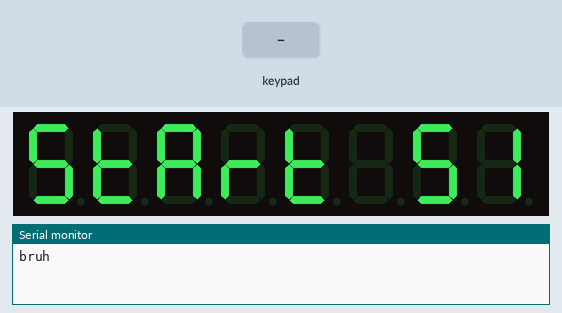
Recording of a sketch running on a simulated Arduino Uno, built with avr-gcc and run on an emulated ATmega328P. On the bench: 8-digit seven-segment display, the last lines printed to the serial monitor. Wiring (inferred from the names in the program): TM1638 display and keys: STB pin 7; clock pin 9; DIO pin 8. Inputs (shaded band) come from the test bench. Random numbers use the default seed unless the sketch sets one.

Above: at 1.2 s.
1.3 s: key '1' pressed
At 1.85 s:
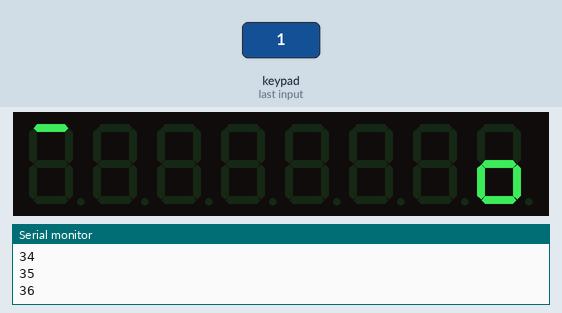
At 3.07 s:
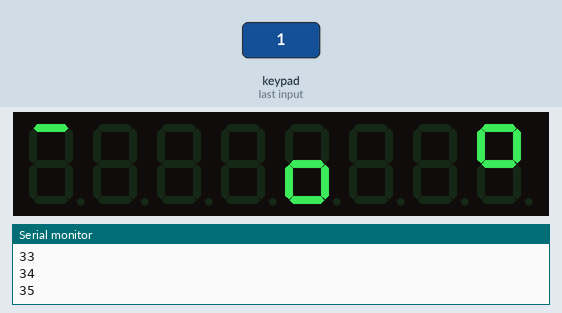
3.9 s: key '8' pressed
At 5.3 s:
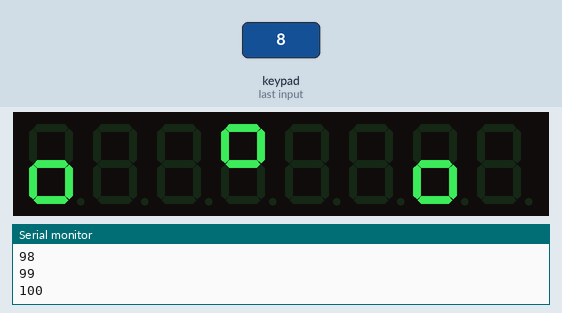
Timing chart, 0 to 6.9 s (numbered marks = the images above; inputs shaded):
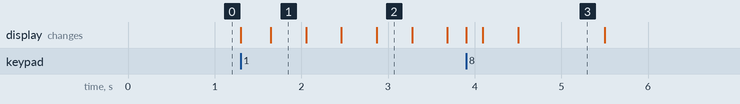

The sketch:

7SegmentRunner.ino
```cpp
/*

This is a simple game that utilizes a TM1638 "Led&Key" module.

Setup:
Connect VCC pin to 3.3v pin
Connect GND pin to GND pin
Connect STB pin to D7 pin
Connect CLK pin to D9 pin
Connect DIO pin to D8 pin


Connect arduino's RST pin to D4 pin. (you need to do this after uploading the sketch, otherwise there will be an error during uploading).

When turned on, press the S1 button to start the game.

The controls are:
press the S1 button to go up
press the S8 button to go down.

The goal is to dodge the squares and score as many points as you can. The squares' speed will increase after a certain amount of points.
Your score is displayed in binary during the game and shown after the "GAME OVER" message.

The game will restart itself if arduino's RST pin is connected to D4 pin. If it's not, you will need to either connect them or reset the arduino.

*/


#define UPPER_MINUS 11
#define LOWER_MINUS 10
#define CLEAR 12
#define UPPER_SQUARE 13
#define LOWER_SQUARE 14
#define PLAYER_AND_LOWER_SQUARE 15
#define PLAYER_AND_UPPER_SQUARE 16


const int strobe = 7;
const int clock = 9;
const int data = 8;
const int reset = 4;

char playerPosition;
char gameStatus;
char generatorStatus = 0;
char tick = 0;
char difficulty = 100;
char score = 0;
int binaryScore = 0;

char obstacles[2][8] = {
  {0,0,0,0,0,0,0,0},
  {0,0,0,0,0,0,0,0}
};

char gameOverMessage[] = {'G','A','M','E','O','V','E','R'};
char startMessage[] = {'S','T','A','R','T',' ','S',1};
char scoreMessage[] = {'S','C','O','R','E'};
char restartMessage[] = {'R','E','S','T','A','R','T', ' '};
char switchMessage[] = {'S','W','I','T','C','H',' ',' '};

void SendCommand(uint8_t value)
{
  digitalWrite(strobe, LOW);
  shiftOut(data, clock, LSBFIRST, value);
  digitalWrite(strobe, HIGH);
}

void Reset(){
  SendCommand(0x40);
  digitalWrite(strobe, LOW);
  shiftOut(data, clock, LSBFIRST, 0xc0);
  for (uint8_t i = 0; i < 16; i++){
    shiftOut(data, clock, LSBFIRST, 0x00);
  }
  digitalWrite(strobe, HIGH);
}

uint8_t ReadButtons(void)
{
  uint8_t buttons = 0;
  digitalWrite(strobe, LOW);
  shiftOut(data, clock, LSBFIRST, 0x42);

  pinMode(data, INPUT);

  for (uint8_t i = 0; i < 4; i++)
  {
    uint8_t v = shiftIn(data, clock, LSBFIRST) << i;
    buttons |= v;
  }

  pinMode(data, OUTPUT);
  digitalWrite(strobe, HIGH);
  return buttons;
}

void SetLed(uint8_t value, uint8_t position)
{
  pinMode(data, OUTPUT);

  SendCommand(0x44);
  digitalWrite(strobe, LOW);
  shiftOut(data, clock, LSBFIRST, 0xC1 + (position << 1));
  shiftOut(data, clock, LSBFIRST, value);
  digitalWrite(strobe, HIGH);
}

void DisplayMessage(int num){
  //0 - empty message
  //1 - game over
  //2 - start s1
  //3 - score
  //4 - restart
  //5 - switch
  for (int i = 0; i < 8; i++){
    if (num == 0){
      SendChar(CLEAR, i);
    }
    if (num == 1){
      SendChar(gameOverMessage[i],i);
    }
    if (num == 2){
      SendChar(startMessage[i],i);
    }
    if (num == 3){
      if(i < 5) SendChar(scoreMessage[i],i);
      else{
        if (i == 5) SendChar(CLEAR, i);
        if (i == 6) SendChar(binaryScore /10, i);
        if (i == 7) SendChar(binaryScore % 10, i);
      }
    }
    if (num == 4){
      SendChar(restartMessage[i],i);
    }
    if (num == 5){
      SendChar(switchMessage[i],i);
    }
  }
}

uint8_t GetCharCode(int symbol){
  switch (symbol){

    case 1:
      return 0x06;
     break;

    case 2:
      return 0x5B;
      break;

    case 3:
      return 0x4F;
      break;

    case 4:
      return 0x66;
      break;

    case 5:
      return 0x6D;
      break;

    case 6:
      return 0x7D;
      break;

    case 7:
      return 0x07;
      break;

    case 8:
      return 0x7F;
      break;

    case 9:
      return 0x6F;
      break;

    case 0:
      return 0x3F;
      break;

    case '-':
      return 0x40;
      break;

    case 10:    //lower minus
      return 0x08;
      break;

    case 11:    //upper minus
      return 0x01;
      break;

    case 12:    //clear
      return 0x00;
      break;

    case 13:
      return 0x63;
      break;

    case 14:
      return 0x5C;
      break;

    case 15:
      return 0x5D;
      break;

    case 16:
      return 0x6B;
      break;

    case 'A':
      return 0x77;
      break;

    case 'B':
      return 0x7F;
      break;

    case 'C':
      return 0x39;
      break;

    case 'D':
      return 0x5E;
      break;

    case 'E':
      return 0x79;
      break;

    case 'F':
      return 0x71;
      break;

    case 'G':
      return 0x7D;
      break;

    case 'H':
      return 0x76;
      break;

    case 'I':
      return 0x06;
      break;

    case 'J':
      return 0x1E;
      break;

    case 'K':
      return 0x75;
      break;

    case 'L':
      return 0x38;
      break;

    case 'M':
      return 0x55;
      break;

    case 'N':
      return 0x37;
      break;

    case 'O':
      return 0x3F;
      break;

    case 'P':
      return 0x73;
      break;

    case 'Q':
      return 0x67;
      break;

    case 'R':
      return 0x50;
      break;

    case 'S':
      return 0x6D;
      break;

    case 'T':
      return 0x78;
      break;

    case 'U':
      return 0x1C;
      break;

    case 'V':
      return 0x2A;
      break;

    case 'W':
      return 0x6A;
      break;

    case 'X':
      return 0x14;
      break;

    case 'Y':
      return 0x6E;
      break;

    case 'Z':
      return 0x5B;
      break;

    case ' ':
      return 0x00;
      break;

    default:
      return 0x71;
      break;
  }
}

void SendChar(int symbol, int position){

  position %= 8;

  uint8_t adress = 0xc0;
  uint8_t symbolHex = GetCharCode(symbol);
  adress += position * 2;

  digitalWrite(strobe, LOW);
  shiftOut(data, clock, LSBFIRST, adress);
  shiftOut(data, clock, LSBFIRST, symbolHex);
  digitalWrite(strobe, HIGH);
}

void LedON(int number){
  uint8_t adress = 0xc1;
  adress += number * 2;

  digitalWrite(strobe, LOW);
  shiftOut(data, clock, LSBFIRST, adress);
  shiftOut(data, clock, LSBFIRST, 0x01);
  digitalWrite(strobe, HIGH);
}

void LedOFF(int number){
  uint8_t adress = 0xc1;
  adress += number * 2;

  digitalWrite(strobe, LOW);
  shiftOut(data, clock, LSBFIRST, adress);
  shiftOut(data, clock, LSBFIRST, 0x00);
  digitalWrite(strobe, HIGH);
}

void BinaryCounter(){
  score += 1;
  if (score == 20){
    binaryScore += 1;
    score = 0;

    if (binaryScore & 1)    LedON(7);
    else LedOFF(7);
    if (binaryScore & 2)    LedON(6);
    else LedOFF(6);
    if (binaryScore & 4)    LedON(5);
    else LedOFF(5);
    if (binaryScore & 8)    LedON(4);
    else LedOFF(4);
    if (binaryScore & 16)   LedON(3);
    else LedOFF(3);
    if (binaryScore & 32)   LedON(2);
    else LedOFF(2);
    if (binaryScore & 64)   LedON(1);
    else LedOFF(1);
    if (binaryScore & 128)  LedON(0);
    else LedOFF(0);

    if (binaryScore == 2) difficulty = 80;
    if (binaryScore == 4) difficulty = 60;
    if (binaryScore == 6) difficulty = 50;
    if (binaryScore == 8) difficulty = 40;
    if (binaryScore == 16) difficulty = 35;
    if (binaryScore == 18) difficulty = 30;
    if (binaryScore == 24) difficulty = 25;
    if (binaryScore == 32) difficulty = 20;
    if (binaryScore == 64) difficulty = 15;
  }
}

void ObstacleGenerate(){
  char randNum = random(2);
  if (randNum){
    obstacles[0][7] = 1;
    return;
  }
  else obstacles[1][7] = 1;
}

void DrawFrame(){
  for(int i = 7; i >= 0; i--){
   if (obstacles[0][i]){
        SendChar(UPPER_SQUARE, i);
       continue;
     }
   if (obstacles[1][i]){
       SendChar(LOWER_SQUARE, i);
       continue;
      }
  }
}

void DrawPlayer(){
  if (obstacles[0][0]){
    if (playerPosition == 1) SendChar(PLAYER_AND_UPPER_SQUARE, 0);
    else SendChar(UPPER_SQUARE, 0);
  }
  if (obstacles[1][0]){
    if (playerPosition == -1) SendChar(PLAYER_AND_LOWER_SQUARE, 0);
    else SendChar(LOWER_SQUARE, 0);
  }
  if (!obstacles[0][0] && !obstacles[1][0]){
    if (playerPosition == -1) SendChar(UPPER_MINUS, 0);
    if (playerPosition == 0) SendChar('-', 0);
    if (playerPosition == 1) SendChar(LOWER_MINUS, 0);
  }
}

void MoveObstacles(){
  for (int i = 0; i < 8; i++){
    SendChar(CLEAR, i);
      if (i < 7){
        obstacles[0][i] = obstacles[0][i+1];
        obstacles[1][i] = obstacles[1][i+1];
      }
      else{
        obstacles[0][i-1] = obstacles[0][i];
        obstacles[1][i-1] = obstacles[1][i];
        obstacles[0][i] = 0;
        obstacles[1][i] = 0;
      }
  }
}

void Generate(){
  if (generatorStatus % 3 == 0){
      ObstacleGenerate();
      generatorStatus %= 12;
    }
    generatorStatus++;
}

void StartGame(int num){
  if (num == 1) gameStatus = 1;
}

void GameOver(){
    delay(1000);
    DisplayMessage(1); // game over
    delay(2000);
    DisplayMessage(3); //score
    delay(3000);
    while(true){
      digitalWrite(reset, LOW);
      DisplayMessage(4);
      delay(500);
      DisplayMessage(5);
      delay(500);
      DisplayMessage(0);
      delay(500);
    }
}

void MovePlayer(unsigned char button){
  if (button == 1){
    if (playerPosition == 1) playerPosition = 0;
    if (playerPosition == 0) playerPosition = -1;
  }
  if (button == 128){
    if (playerPosition == 0) playerPosition = 1;
    if (playerPosition == -1) playerPosition = 0;
  }
}

void CollisionCheck(){
  if (playerPosition == -1 && obstacles[0][0]) GameOver();
  if (playerPosition == 0 && (obstacles[0][0] || obstacles[1][0])) GameOver();
  if (playerPosition == 1 && obstacles[1][0]) GameOver();
}

void ObstacleReset(){
  for(int i = 0; i < 2; i++){
    for (int j = 0; j < 8; j++){
      obstacles[i][j] = 0;
    }
  }
}


void setup() {
  digitalWrite(reset, HIGH);

  pinMode(strobe, OUTPUT);
  pinMode(clock, OUTPUT);
  pinMode(data, OUTPUT);
  pinMode(reset, OUTPUT);

  SendCommand(0x8f);
  Reset();

  Serial.begin(9600);
  Serial.println("bruh");
  randomSeed(analogRead(0));

  gameStatus = -1;

  playerPosition = 0;
}


void loop() {

  SendCommand(0x44);
  DisplayMessage(2); //start s1

  uint8_t buttons = ReadButtons();

  for(uint8_t position = 0; position < 8; position++)
    {
      uint8_t mask = 0x1 << position;

      StartGame(buttons);
    }

  while (gameStatus == 1){

    buttons = ReadButtons();

    for(uint8_t position = 0; position < 8; position++)
    {
      uint8_t mask = 0x1 << position;

      MovePlayer(buttons);
      DrawPlayer();
      CollisionCheck();
    }


    tick++;
    Serial.println((int)tick);
    if (tick / difficulty == 1){
      BinaryCounter();

      MoveObstacles();

      Generate();

      DrawFrame();

      tick = 0;
    }
  }
}
```

Measured:
- after the input at 1.3 s, the display: first changes at once (image 1 shows a later state)
- what the display in image 1 shows lasts 0.5 s, from 1.6 s to 2.1 s
- what the display in image 3 shows lasts 1.0 s, from 4.5 s to 5.5 s
